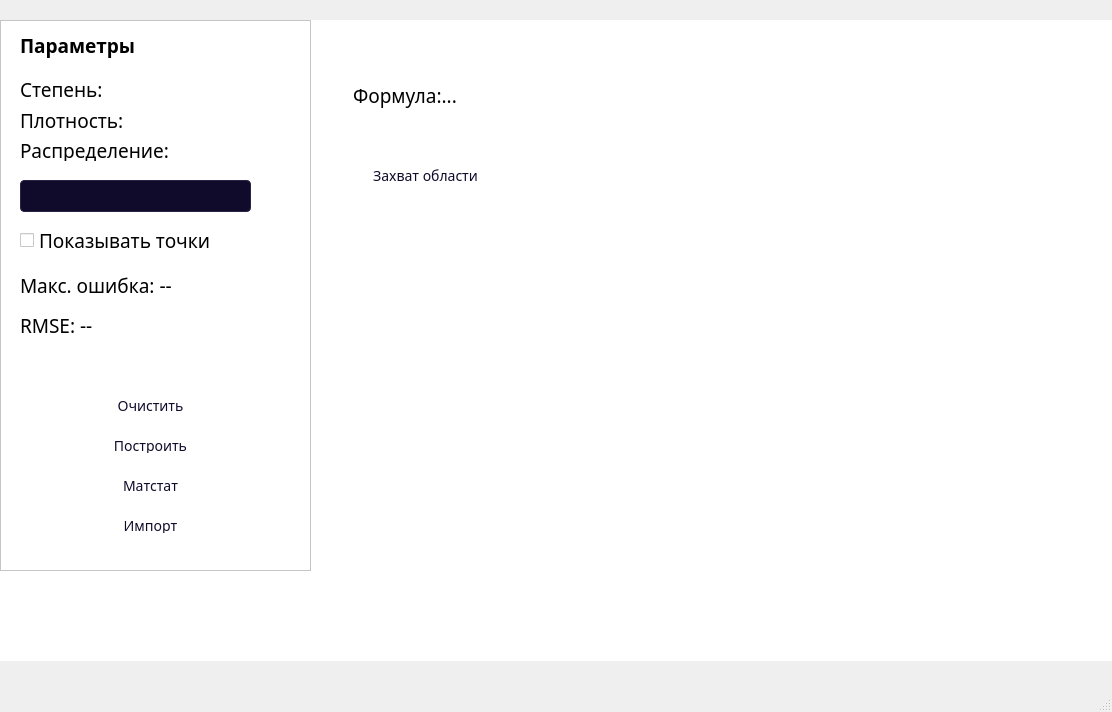
<?xml version="1.0" encoding="UTF-8"?>
<ui version="4.0">
 <class>MainWindow</class>
 <widget class="QMainWindow" name="MainWindow">
  <property name="geometry">
   <rect>
    <x>0</x>
    <y>0</y>
    <width>1112</width>
    <height>712</height>
   </rect>
  </property>
  <property name="sizePolicy">
   <sizepolicy hsizetype="Expanding" vsizetype="Expanding">
    <horstretch>0</horstretch>
    <verstretch>0</verstretch>
   </sizepolicy>
  </property>
  <property name="windowTitle">
   <string>MainWindow</string>
  </property>
  <widget class="QWidget" name="centralwidget">
   <widget class="Graf" name="widget" native="true">
    <property name="geometry">
     <rect>
      <x>0</x>
      <y>20</y>
      <width>1191</width>
      <height>641</height>
     </rect>
    </property>
    <property name="sizePolicy">
     <sizepolicy hsizetype="Expanding" vsizetype="Expanding">
      <horstretch>0</horstretch>
      <verstretch>0</verstretch>
     </sizepolicy>
    </property>
    <property name="layoutDirection">
     <enum>Qt::LayoutDirection::LeftToRight</enum>
    </property>
    <property name="autoFillBackground">
     <bool>false</bool>
    </property>
    <property name="styleSheet">
     <string notr="true">background-color: white;</string>
    </property>
    <widget class="QLabel" name="labelFormula">
     <property name="geometry">
      <rect>
       <x>340</x>
       <y>30</y>
       <width>661</width>
       <height>91</height>
      </rect>
     </property>
     <property name="sizePolicy">
      <sizepolicy hsizetype="Preferred" vsizetype="Minimum">
       <horstretch>0</horstretch>
       <verstretch>0</verstretch>
      </sizepolicy>
     </property>
     <property name="font">
      <font>
       <family>Montserrat</family>
       <pointsize>14</pointsize>
       <italic>false</italic>
       <bold>false</bold>
      </font>
     </property>
     <property name="styleSheet">
      <string notr="true">background-color: white;
border-radius: 30px;
border: none;
padding: 8px;</string>
     </property>
     <property name="text">
      <string>Формула:...</string>
     </property>
     <property name="wordWrap">
      <bool>true</bool>
     </property>
    </widget>
    <widget class="QFrame" name="frame">
     <property name="geometry">
      <rect>
       <x>0</x>
       <y>0</y>
       <width>311</width>
       <height>551</height>
      </rect>
     </property>
     <property name="styleSheet">
      <string notr="true">background-color: white;</string>
     </property>
     <property name="frameShape">
      <enum>QFrame::Shape::StyledPanel</enum>
     </property>
     <property name="frameShadow">
      <enum>QFrame::Shadow::Raised</enum>
     </property>
     <widget class="SliderVV" name="sliderDegree" native="true">
      <property name="geometry">
       <rect>
        <x>130</x>
        <y>50</y>
        <width>161</width>
        <height>41</height>
       </rect>
      </property>
      <property name="font">
       <font>
        <family>Montserrat</family>
        <pointsize>14</pointsize>
        <bold>false</bold>
       </font>
      </property>
      <property name="cursor">
       <cursorShape>PointingHandCursor</cursorShape>
      </property>
      <property name="styleSheet">
       <string notr="true">QSlider::groove:horizontal {
    background: #E0E0E0;
    height: 4px;
    border-radius: 2px;
}

QSlider::sub-page:horizontal {
    background: #100B2B;
    height: 4px;
    border-radius: 2px;
}

QSlider::handle:horizontal {
    background: #100B2B;
    border-radius: 7px;
    width: 14px;
    height: 14px;
    margin: -5px 0;
}</string>
      </property>
     </widget>
     <widget class="SliderVV" name="sliderPoints" native="true">
      <property name="geometry">
       <rect>
        <x>150</x>
        <y>80</y>
        <width>141</width>
        <height>41</height>
       </rect>
      </property>
      <property name="font">
       <font>
        <family>Montserrat</family>
        <pointsize>14</pointsize>
        <bold>false</bold>
       </font>
      </property>
      <property name="cursor">
       <cursorShape>PointingHandCursor</cursorShape>
      </property>
      <property name="mouseTracking">
       <bool>false</bool>
      </property>
      <property name="tabletTracking">
       <bool>false</bool>
      </property>
      <property name="styleSheet">
       <string notr="true">QSlider::groove:horizontal {
    background: #E0E0E0;
    height: 4px;
    border-radius: 2px;
}

QSlider::sub-page:horizontal {
    background: #100B2B;
    height: 4px;
    border-radius: 2px;
}

QSlider::handle:horizontal {
    background: #100B2B;
    border-radius: 7px;
    width: 14px;
    height: 14px;
    margin: -5px 0;
}</string>
      </property>
     </widget>
     <widget class="QLabel" name="label">
      <property name="geometry">
       <rect>
        <x>20</x>
        <y>30</y>
        <width>104</width>
        <height>78</height>
       </rect>
      </property>
      <property name="font">
       <font>
        <family>Montserrat</family>
        <pointsize>14</pointsize>
        <bold>false</bold>
       </font>
      </property>
      <property name="text">
       <string>Степень:</string>
      </property>
     </widget>
     <widget class="QLabel" name="label_2">
      <property name="geometry">
       <rect>
        <x>20</x>
        <y>80</y>
        <width>121</width>
        <height>41</height>
       </rect>
      </property>
      <property name="font">
       <font>
        <family>Montserrat</family>
        <pointsize>14</pointsize>
       </font>
      </property>
      <property name="text">
       <string>Плотность:</string>
      </property>
      <property name="scaledContents">
       <bool>false</bool>
      </property>
      <property name="wordWrap">
       <bool>false</bool>
      </property>
     </widget>
     <widget class="QLabel" name="label_3">
      <property name="geometry">
       <rect>
        <x>20</x>
        <y>120</y>
        <width>229</width>
        <height>21</height>
       </rect>
      </property>
      <property name="font">
       <font>
        <family>Montserrat</family>
        <pointsize>14</pointsize>
       </font>
      </property>
      <property name="text">
       <string>Распределение:</string>
      </property>
     </widget>
     <widget class="QComboBox" name="comboDistribution">
      <property name="geometry">
       <rect>
        <x>20</x>
        <y>160</y>
        <width>231</width>
        <height>32</height>
       </rect>
      </property>
      <property name="font">
       <font>
        <family>Montserrat</family>
        <pointsize>14</pointsize>
       </font>
      </property>
      <property name="cursor">
       <cursorShape>PointingHandCursor</cursorShape>
      </property>
      <property name="styleSheet">
       <string notr="true">
QComboBox {
    background-color: #100B2B;
    color: white;
    border: 1px solid #2A2348;
    border-radius: 4px;
    padding: 5px;
    text-align: center;
}

QComboBox:hover {
    background-color: #1A1538;
}

QComboBox::drop-down {
    width: 0px;
    border: none;
}

QComboBox::down-arrow {
    width: 0px;
    height: 0px;
}

/* Стиль выпадающего списка */
QComboBox QAbstractItemView {
    background-color: #100B2B;
    color: white;
    selection-background-color: #2A2348;
}</string>
      </property>
     </widget>
     <widget class="QCheckBox" name="checkBox">
      <property name="geometry">
       <rect>
        <x>20</x>
        <y>200</y>
        <width>261</width>
        <height>41</height>
       </rect>
      </property>
      <property name="font">
       <font>
        <family>Montserrat</family>
        <pointsize>14</pointsize>
       </font>
      </property>
      <property name="cursor">
       <cursorShape>PointingHandCursor</cursorShape>
      </property>
      <property name="text">
       <string>Показывать точки</string>
      </property>
     </widget>
     <widget class="QLabel" name="label_4">
      <property name="geometry">
       <rect>
        <x>20</x>
        <y>5</y>
        <width>171</width>
        <height>41</height>
       </rect>
      </property>
      <property name="font">
       <font>
        <family>Montserrat</family>
        <pointsize>14</pointsize>
        <bold>true</bold>
       </font>
      </property>
      <property name="text">
       <string>Параметры</string>
      </property>
     </widget>
     <widget class="QPushButton" name="pushButton_2">
      <property name="geometry">
       <rect>
        <x>40</x>
        <y>410</y>
        <width>221</width>
        <height>31</height>
       </rect>
      </property>
      <property name="font">
       <font>
        <family>Montserrat</family>
        <pointsize>-1</pointsize>
        <bold>false</bold>
       </font>
      </property>
      <property name="styleSheet">
       <string notr="true">QPushButton {
    background-color: white;
    border-radius: 20px !important;
	overflow: hidden;
    color: #100B2B;
    padding: 8px 20px;
    font-size: 14px;
    font-weight: normal;
    border: none;
}

QPushButton:hover {
    background-color: #F5F5F5;
}

QPushButton:pressed {
    background-color: #E8E8E8;
}</string>
      </property>
      <property name="text">
       <string>Построить</string>
      </property>
     </widget>
     <widget class="QPushButton" name="pushButton">
      <property name="geometry">
       <rect>
        <x>40</x>
        <y>370</y>
        <width>221</width>
        <height>31</height>
       </rect>
      </property>
      <property name="font">
       <font>
        <family>Montserrat</family>
        <pointsize>-1</pointsize>
        <bold>false</bold>
       </font>
      </property>
      <property name="styleSheet">
       <string notr="true">QPushButton {
    background-color: white;
    border-radius: 20px !important;
	overflow: hidden;
    color: #100B2B;
    padding: 8px 20px;
    font-size: 14px;
    font-weight: normal;
    border: none;
}

QPushButton:hover {
    background-color: #F5F5F5;
}

QPushButton:pressed {
    background-color: #E8E8E8;
}</string>
      </property>
      <property name="text">
       <string>Очистить</string>
      </property>
     </widget>
     <widget class="QLabel" name="labelError">
      <property name="geometry">
       <rect>
        <x>20</x>
        <y>255</y>
        <width>201</width>
        <height>21</height>
       </rect>
      </property>
      <property name="font">
       <font>
        <family>Montserrat</family>
        <pointsize>14</pointsize>
       </font>
      </property>
      <property name="text">
       <string>Макс. ошибка: --</string>
      </property>
     </widget>
     <widget class="QLabel" name="labelRMSE">
      <property name="geometry">
       <rect>
        <x>20</x>
        <y>290</y>
        <width>111</width>
        <height>31</height>
       </rect>
      </property>
      <property name="font">
       <font>
        <family>Montserrat</family>
        <pointsize>14</pointsize>
       </font>
      </property>
      <property name="text">
       <string>RMSE: --</string>
      </property>
     </widget>
     <widget class="QPushButton" name="pushButton_4">
      <property name="geometry">
       <rect>
        <x>40</x>
        <y>450</y>
        <width>221</width>
        <height>31</height>
       </rect>
      </property>
      <property name="font">
       <font>
        <family>Montserrat</family>
        <pointsize>-1</pointsize>
        <bold>false</bold>
       </font>
      </property>
      <property name="styleSheet">
       <string notr="true">QPushButton {
    background-color: white;
    border-radius: 20px !important;
	overflow: hidden;
    color: #100B2B;
    padding: 8px 20px;
    font-size: 14px;
    font-weight: normal;
    border: none;
}

QPushButton:hover {
    background-color: #F5F5F5;
}

QPushButton:pressed {
    background-color: #E8E8E8;
}</string>
      </property>
      <property name="text">
       <string>Матстат</string>
      </property>
     </widget>
     <widget class="QPushButton" name="pushButton_5">
      <property name="geometry">
       <rect>
        <x>40</x>
        <y>490</y>
        <width>221</width>
        <height>31</height>
       </rect>
      </property>
      <property name="font">
       <font>
        <family>Montserrat</family>
        <pointsize>-1</pointsize>
        <bold>false</bold>
       </font>
      </property>
      <property name="styleSheet">
       <string notr="true">QPushButton {
    background-color: white;
    border-radius: 20px !important;
	overflow: hidden;
    color: #100B2B;
    padding: 8px 20px;
    font-size: 14px;
    font-weight: normal;
    border: none;
}

QPushButton:hover {
    background-color: #F5F5F5;
}

QPushButton:pressed {
    background-color: #E8E8E8;
}</string>
      </property>
      <property name="text">
       <string>Импорт</string>
      </property>
     </widget>
     <zorder>label</zorder>
     <zorder>label_2</zorder>
     <zorder>label_3</zorder>
     <zorder>comboDistribution</zorder>
     <zorder>checkBox</zorder>
     <zorder>pushButton_2</zorder>
     <zorder>sliderDegree</zorder>
     <zorder>sliderPoints</zorder>
     <zorder>pushButton</zorder>
     <zorder>labelError</zorder>
     <zorder>labelRMSE</zorder>
     <zorder>pushButton_4</zorder>
     <zorder>pushButton_5</zorder>
     <zorder>label_4</zorder>
    </widget>
    <widget class="QPushButton" name="btnHand">
     <property name="geometry">
      <rect>
       <x>330</x>
       <y>140</y>
       <width>191</width>
       <height>32</height>
      </rect>
     </property>
     <property name="font">
      <font>
       <family>Montserrat</family>
       <pointsize>-1</pointsize>
       <bold>false</bold>
      </font>
     </property>
     <property name="styleSheet">
      <string notr="true">QPushButton {
    background-color: white;
    border-radius: 20px !important;
	overflow: hidden;
    color: #100B2B;
    padding: 8px 20px;
    font-size: 14px;
    font-weight: normal;
    border: none;
}

QPushButton:hover {
    background-color: #F5F5F5;
}

QPushButton:pressed {
    background-color: #E8E8E8;
}</string>
     </property>
     <property name="text">
      <string>Захват области</string>
     </property>
     <property name="checkable">
      <bool>true</bool>
     </property>
    </widget>
   </widget>
  </widget>
  <widget class="QMenuBar" name="menubar">
   <property name="geometry">
    <rect>
     <x>0</x>
     <y>0</y>
     <width>1112</width>
     <height>26</height>
    </rect>
   </property>
  </widget>
  <widget class="QStatusBar" name="statusbar"/>
 </widget>
 <customwidgets>
  <customwidget>
   <class>Graf</class>
   <extends>QWidget</extends>
   <header>graf.h</header>
   <container>1</container>
  </customwidget>
  <customwidget>
   <class>SliderVV</class>
   <extends>QWidget</extends>
   <header>slidervv.h</header>
   <container>1</container>
  </customwidget>
 </customwidgets>
 <resources/>
 <connections/>
</ui>
